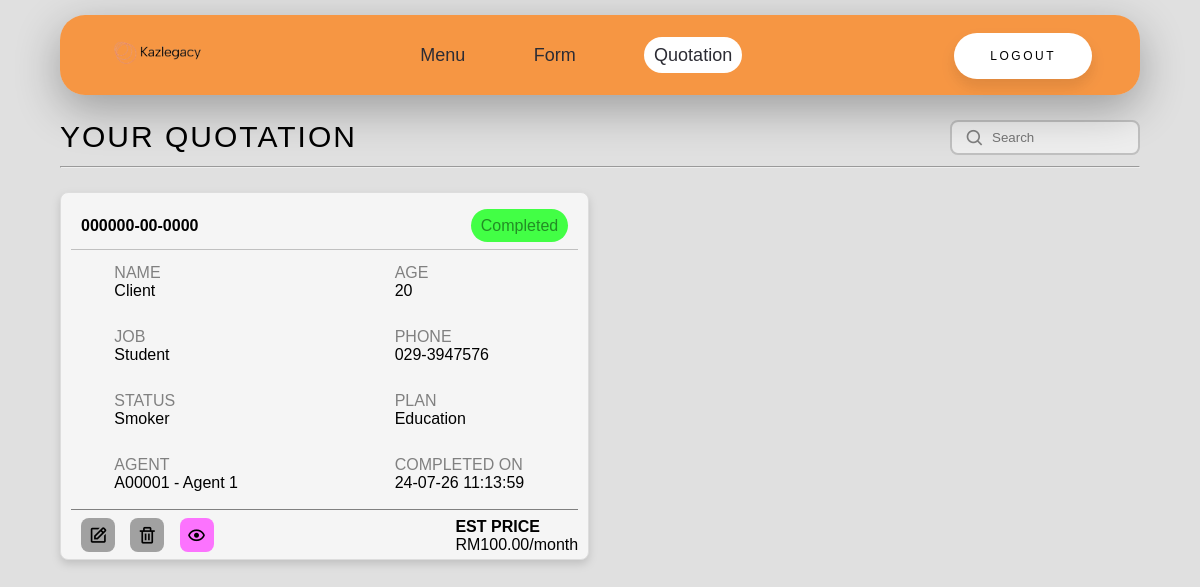
The page /client_quotation.php (signed in) on the database its author committed.
### tables this page shows
CREATE TABLE `quotation` (
  `quotation_ID` int(11) NOT NULL,
  `client_ID` int(11) NOT NULL,
  `client_IC` varchar(255) NOT NULL,
  `client_name` varchar(255) NOT NULL,
  `client_age` varchar(255) NOT NULL,
  `client_job` varchar(255) NOT NULL,
  `client_phone` varchar(255) NOT NULL,
  `client_status` varchar(255) NOT NULL,
  `selected_plan` varchar(255) NOT NULL,
  `agent_code` varchar(255) NOT NULL,
  `complete_date` varchar(255) NOT NULL,
  `progress` varchar(255) NOT NULL,
  `price` decimal(65,2) NOT NULL
);

CREATE TABLE `agent` (
  `agent_code` varchar(255) NOT NULL,
  `agent_picture` varchar(255) NOT NULL,
  `agent_name` varchar(255) NOT NULL,
  `agent_password` varchar(255) NOT NULL,
  `agent_phone` varchar(255) NOT NULL,
  `agent_email` varchar(255) NOT NULL
);

### src/client_quotation.php (the view, shortened to what this page needs)
<?php
include "dbConfig.php";
$client_ID = $_SESSION['client_ID'];
?>
<!DOCTYPE html>
<html>
<head>
	<link rel="stylesheet" href="style.css">
	<link href='https://unpkg.com/boxicons@2.1.4/css/boxicons.min.css' rel='stylesheet'>
</head>
<body>
	<header id="header">
		<a href="client_menu.php" class="FWD"><img src="kazlegacy-logo.png" alt="FWD" width="100" height="30"></a>
		<nav class="navbar">
			<a href="client_menu.php">Menu</a>
			<a href="client_form.php">Form</a>
			<a class="active" href="client_quotation.php">Quotation</a>
		</nav>
		<div class="client_logout">
			<a href="client_logout.php" class="logout-button">Logout</a>
		</div>
	</header>
	<div class="your-quotation">
		<div class="your-quotation-title">Your Quotation</div>
		<div class="search-bar-client">
			<i class='bx bx-search'></i>
			<input type="text" name="search" id="searchQuotationClient" placeholder="Search">
		</div>
	</div>
	<br>
	<hr>
	<div class="client-data-container" id="searchContainerClient">
		<?php
		$query = "select * from quotation where client_ID=$client_ID";
		$result = mysqli_query($con, $query);
		if (mysqli_num_rows($result) == 0) {
			echo "<span class='no-quotation'>No quotation recorded !</span>";
		} else {
			while ($row = $result->fetch_assoc()) {
				$quotation_ID = $row["quotation_ID"];
				$client_IC = $row["client_IC"];
				$client_name = $row["client_name"];
				$client_age = $row["client_age"];
				$client_job = $row["client_job"];
				$client_phone = $row["client_phone"];
				$client_status = $row["client_status"];
				$selected_plan = $row["selected_plan"];
				$agent_code = $row["agent_code"];
				$complete_date = $row["complete_date"];
				$est_price = $row["price"];
				$progress = $row["progress"];
				$query2 = "select * from agent where agent_code='$agent_code'";
				$result2 = mysqli_query($con, $query2);
				$row2 = mysqli_fetch_assoc($result2);
				$agent_name = $row2["agent_name"];
				if ($progress == "Pending") {
					echo "
				<div class='client_card'>
				<div class='card-top'>
				<div class='top-content1'><b>$client_IC</b></div>
				<div class='top-content2'><a href='#' class='pending'>$progress</a></div>
				</div>
				<div class='big-card-middle'>
				<div class='card-middle'>
				<div class='middle-content1'><p class='middle-title'>NAME</p>$client_name</div>
				<div class='middle-content2'><p class='middle-title'>AGE</p>$client_age</div>
				</div>
				<div class='card-middle'>
				<div class='middle-content1'><p class='middle-title'>JOB</p>$client_job</div>
				<div class='middle-content2'><p class='middle-title'>PHONE</p>$client_phone</div>
				</div>
				<div class='card-middle'>
				<div class='middle-content1'><p class='middle-title'>STATUS</p>$client_status</div>
				<div class='middle-content2'><p class='middle-title'>PLAN</p>$selected_plan</div>
				</div>
				<div class='card-middle'>
				<div class='middle-content1'><p class='middle-title'>AGENT</p>$agent_code - $agent_name</div>
				<div class='middle-content2'><p class='middle-title'>COMPLETED ON</p>$complete_date</div>
				</div>
				</div>
				<div class='card-bottom'>
				<div class='bottom-content1'><p class='bottom-title'><a href='client_edit.php?quotation_ID=$quotation_ID'><i class='bx bx-edit'></i></a></div>
				<div class='bottom-content2'><p class='bottom-title'><a onclick='confirmation()' href='client_delete.php?quotation_ID=$quotation_ID'><i class='bx bx-trash'></i></a></div>
				<div class='bottom-content4'><p class='bottom-title'><a href='client_view_quotation.php?quotation_ID=$quotation_ID'><i class='bx bx-show'></i></a></div>
				<div class='bottom-content3'><p class='bottom-title'><b>EST PRICE</b></p>RM$est_price/month</div>
				</div>
				</div>";
				} else {
					echo "
				<div class='client_card'>
				<div class='card-top'>
				<div class='top-content1'><b>$client_IC</b></div>
				<div class='top-content2'><a href='#' class='completed'>$progress</a></div>
				</div>
				<div class='big-card-middle'>
				<div class='card-middle'>
				<div class='middle-content1'><p class='middle-title'>NAME</p>$client_name</div>
				<div class='middle-content2'><p class='middle-title'>AGE</p>$client_age</div>
				</div>
				<div class='card-middle'>
				<div class='middle-content1'><p class='middle-title'>JOB</p>$client_job</div>
				<div class='middle-content2'><p class='middle-title'>PHONE</p>$client_phone</div>
				</div>
				<div class='card-middle'>
				<div class='middle-content1'><p class='middle-title'>STATUS</p>$client_status</div>
				<div class='middle-content2'><p class='middle-title'>PLAN</p>$selected_plan</div>
				</div>
				<div class='card-middle'>
				<div class='middle-content1'><p class='middle-title'>AGENT</p>$agent_code - $agent_name</div>
				<div class='middle-content2'><p class='middle-title'>COMPLETED ON</p>$complete_date</div>
				</div>
				</div>
				<div class='card-bottom'>
				<div class='cbottom-content1'><p class='bottom-title'><i class='bx bx-edit'></i></div>
				<div class='cbottom-content2'><p class='bottom-title'><i class='bx bx-trash'></i></div>
				<div class='cbottom-content4'><p class='bottom-title'><a href='client_view_quotation.php?quotation_ID=$quotation_ID'><i class='bx bx-show'></i></a></div>
				<div class='bottom-content3'><p class='bottom-title'><b>EST PRICE</b></p>RM$est_price/month</div>
				</div>
				</div>";
				}
			}
		}
		?>
	</div>
</body>
</html>

### src/style.css (style rules this page uses)
* { margin: 0; padding: 0; box-sizing: border-box; font-family: sans-serif; text-decoration: none; }
body { background-color: #e0e0e0; }
#header { position: fixed; border-radius: 25px; top: 15px; left: 5%; width: 90%; height: 10%; padding: 2% 4%; background: rgba(255, 119, 0, 0.7); backdrop-filter: blur(10px); display: flex; justify-content: space-between; align-items: center; box-shadow: rgba(0, 0, 0, 0.3) 0px 14px 45px; z-index: 100; transition: top 0.2s; }
.navbar a { color: #2c2c34; font-size: 18px; text-decoration: none; margin: 0 2rem; transition: 0.2s; }
.active { color: black; background-color: white; padding: 8px 10px; border-radius: 48px; }
.logout-button { text-decoration: none; padding: 1.3em 3em; font-size: 12px; text-transform: uppercase; letter-spacing: 2.5px; font-weight: 500; color: #000; background-color: #fff; border: none; border-radius: 45px; box-shadow: 0px 8px 15px rgba(0, 0, 0, 0.1); transition: all 0.3s ease 0s; }
.your-quotation { margin-top: 10%; margin-left: 5%; width: 90%; justify-content: space-between; display: inline-flex; text-transform: uppercase; letter-spacing: 2px; font-size: 30px; }
hr { width: 90%; margin-left: 5%; }
.client-data-container { margin-left: 5%; margin-top: 2%; display: flex; flex-wrap: wrap; justify-content: space-between; width: 90%; }
.client_card { width: 49%; margin-bottom: 25px; border: 1px solid #ddd; border-radius: 8px; padding: 10px; background: #f5f5f5; box-shadow: 0px 4px 8px #c0c0c0; }
.card-top { padding: 14px 10px; width: 100%; display: inline-flex; justify-content: space-between; border-bottom: 1px solid silver; }
.big-card-middle { height: 75%; }
.card-middle { padding: 14px 20px; width: 100%; display: flex; justify-content: space-between; }
.middle-content1 { margin-left: 5%; }
.middle-content2 { margin-left: 25%; }
.middle-content1, .middle-content2 { flex: 1; }
.middle-title { color: grey; }
.card-bottom { border-top: 1px solid grey; padding-top: 5px; display: flex; position: relative; }
.card-bottom a { text-decoration: none; color: black; }
.bottom-content1, .bottom-content2, .bottom-content3, .bottom-content4 { margin-top: 3px; }
.cbottom-content1, .cbottom-content2, .cbottom-content4 { margin-top: 3px; }
.cbottom-content1 { margin-left: 2%; }
.cbottom-content1 i { background-color: #a1a1a1; border-radius: 8px; font-size: 20px; padding: 7px; transition: all 0.2s ease; }
.cbottom-content2 { margin-left: 3%; }
.cbottom-content2 i { background-color: #a1a1a1; border-radius: 8px; font-size: 20px; padding: 7px; transition: all 0.2s ease; }
.cbottom-content4 { margin-left: 3%; }
.cbottom-content4 i { background-color: #fc73fe; border-radius: 8px; font-size: 20px; padding: 7px; transition: all 0.2s ease; }
.bottom-content3 { position: absolute; right: 0; }
.completed { padding: 8px 10px; text-decoration: none; pointer-events: none; border-radius: 20px; background-color: #42ff45; color: #238d25; text-align: center; }
.search-bar-client { display: flex; line-height: 28px; align-items: center; position: relative; max-width: 190px; margin-bottom: 1%; }
.search-bar-client input { width: 100%; height: 35px; line-height: 28px; padding: 0 3px; padding-left: 40px; border: 2px solid silver; border-radius: 8px; outline: none; background-color: #eeeeee; color: black; transition: 0.3s ease; }
.search-bar-client .bx-search { position: absolute; left: 15px; color: grey; font-size: 20px; }

### rows shown on the page
quotation: client_IC "000000-00-0000", progress "Completed", client_name "Client", client_age "20", client_job "Student", client_phone "029-3947576", client_status "Smoker", selected_plan "Education", agent_code "A00001", agent_code.agent_name "Agent 1", complete_date "24-07-26 11:13:59", price "100.00"
